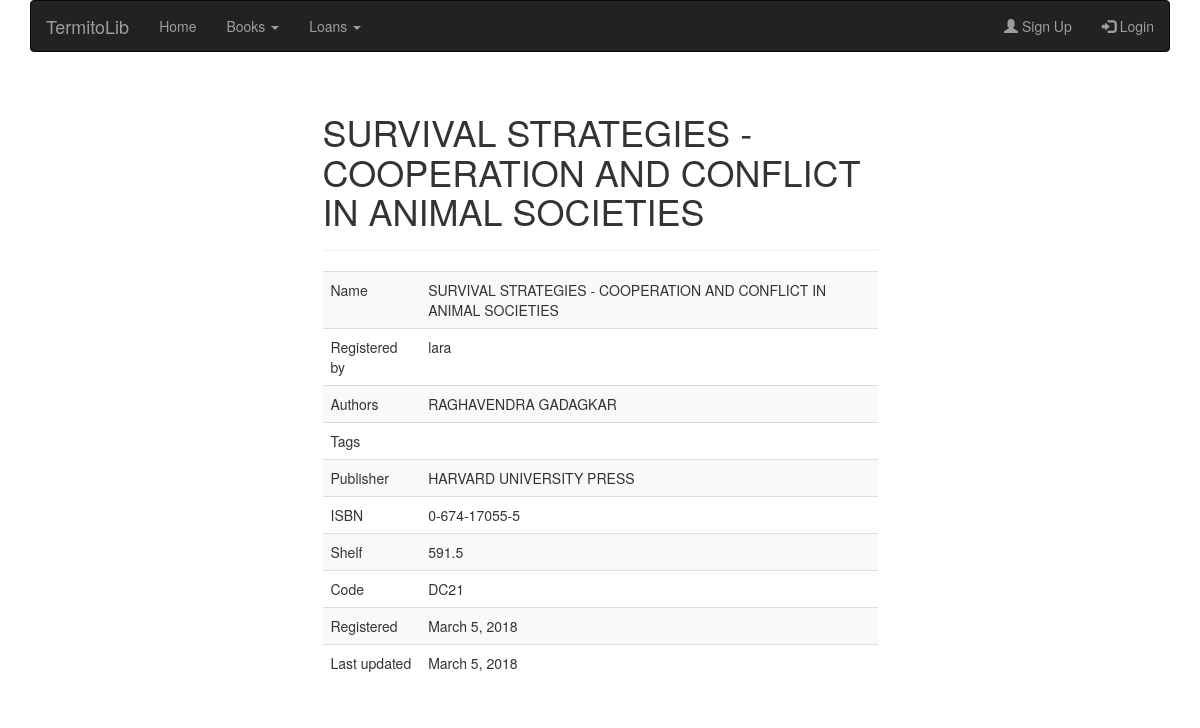
The page /books/27/ on the database its author committed.
### books/models.py (models this page shows, shortened)
class Book(models.Model):
    registered_by = models.ForeignKey(settings.AUTH_USER_MODEL)
    name = models.CharField(max_length=200, unique=True)
    authors = models.TextField(max_length=500, help_text='Separate each item by comma.')
    tags = models.TextField(help_text='Separate each item by comma.', blank=True, null=True)
    publisher = models.CharField(max_length=200)
    isbn = models.CharField(max_length=200, unique=True)
    shelf = models.CharField(max_length=10)
    code = models.CharField(max_length=10, unique=True)
    copies = models.PositiveIntegerField()
    registered = models.DateTimeField(auto_now_add=True)
    updated = models.DateTimeField(auto_now=True)
    class Meta:
        ordering = ['name', 'code']

### books/views.py (the view)
# urls.py: url(r'^(?P<pk>[-\w]+)/$', BookDetailView.as_view(), name='book-detail'),
class BookDetailView(DetailView):
    model = Book
    context_object_name = 'book'

### books/templates/books/book_detail.html (shortened to what this page needs)
{% extends "layout.html" %}
{% block page_title %}{{ book.name }}{% endblock %}
{% block content %}
<div class="table-responsive">
    <table class="table table-striped">
        <tbody>
            <tr>
                <td>Name</td>
                <td>{{ book.name }}</td>
            </tr>
            <tr>
                <td>Registered by</td>
                <td>{{ book.registered_by.username }}</td>
            </tr>
            <tr>
                <td>Authors</td>
                <td>{{ book.authors }}</td>
            </tr>
            <tr>
                <td>Tags</td>
                <td>{{ book.tags }}</td>
            </tr>
            <tr>
                <td>Publisher</td>
                <td>{{ book.publisher }}</td>
            </tr>
            <tr>
                <td>ISBN</td>
                <td>{{ book.isbn }}</td>
            </tr>
            <tr>
                <td>Shelf</td>
                <td>{{ book.shelf }}</td>
            </tr>
            <tr>
                <td>Code</td>
                <td>{{ book.code }}</td>
            </tr>
            <tr>
                <td>Registered</td>
                <td>{{ book.registered|date }}</td>
            </tr>
            <tr>
                <td>Last updated</td>
                <td>{{ book.updated|date }}</td>
            </tr>
    </table>
</div>
{% endblock%}

### rows shown on the page
Book: name "SURVIVAL STRATEGIES - COOPERATION AND CONFLICT IN ANIMAL SOCIETIES", registered_by.username "lara", authors "RAGHAVENDRA GADAGKAR", publisher "HARVARD UNIVERSITY PRESS", isbn "0-674-17055-5", shelf "591.5", code "DC21", registered "March 5, 2018", updated "March 5, 2018"
